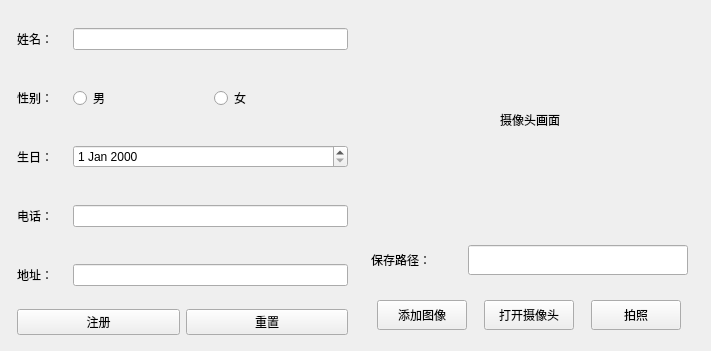
<?xml version="1.0" encoding="UTF-8"?>
<ui version="4.0">
 <class>registerWidget</class>
 <widget class="QWidget" name="registerWidget">
  <property name="geometry">
   <rect>
    <x>0</x>
    <y>0</y>
    <width>711</width>
    <height>351</height>
   </rect>
  </property>
  <property name="windowTitle">
   <string>Form</string>
  </property>
  <layout class="QHBoxLayout" name="horizontalLayout_9">
   <item>
    <layout class="QVBoxLayout" name="verticalLayout">
     <item>
      <layout class="QHBoxLayout" name="horizontalLayout">
       <property name="leftMargin">
        <number>6</number>
       </property>
       <property name="rightMargin">
        <number>6</number>
       </property>
       <item>
        <widget class="QLabel" name="label">
         <property name="minimumSize">
          <size>
           <width>50</width>
           <height>50</height>
          </size>
         </property>
         <property name="maximumSize">
          <size>
           <width>50</width>
           <height>50</height>
          </size>
         </property>
         <property name="text">
          <string>姓名：</string>
         </property>
        </widget>
       </item>
       <item>
        <widget class="QLineEdit" name="name_Edit"/>
       </item>
      </layout>
     </item>
     <item>
      <layout class="QHBoxLayout" name="horizontalLayout_4">
       <property name="leftMargin">
        <number>6</number>
       </property>
       <property name="rightMargin">
        <number>6</number>
       </property>
       <item>
        <widget class="QLabel" name="label_4">
         <property name="minimumSize">
          <size>
           <width>50</width>
           <height>50</height>
          </size>
         </property>
         <property name="maximumSize">
          <size>
           <width>50</width>
           <height>50</height>
          </size>
         </property>
         <property name="text">
          <string>性别：</string>
         </property>
        </widget>
       </item>
       <item>
        <widget class="QRadioButton" name="man_radio">
         <property name="text">
          <string>男</string>
         </property>
        </widget>
       </item>
       <item>
        <widget class="QRadioButton" name="womanradio">
         <property name="text">
          <string>女</string>
         </property>
        </widget>
       </item>
      </layout>
     </item>
     <item>
      <layout class="QHBoxLayout" name="horizontalLayout_5">
       <property name="leftMargin">
        <number>6</number>
       </property>
       <property name="rightMargin">
        <number>6</number>
       </property>
       <item>
        <widget class="QLabel" name="label_5">
         <property name="minimumSize">
          <size>
           <width>50</width>
           <height>50</height>
          </size>
         </property>
         <property name="maximumSize">
          <size>
           <width>50</width>
           <height>50</height>
          </size>
         </property>
         <property name="text">
          <string>生日：</string>
         </property>
        </widget>
       </item>
       <item>
        <widget class="QDateEdit" name="dateEdit"/>
       </item>
      </layout>
     </item>
     <item>
      <layout class="QHBoxLayout" name="horizontalLayout_3">
       <property name="leftMargin">
        <number>6</number>
       </property>
       <property name="rightMargin">
        <number>6</number>
       </property>
       <item>
        <widget class="QLabel" name="label_3">
         <property name="minimumSize">
          <size>
           <width>50</width>
           <height>50</height>
          </size>
         </property>
         <property name="maximumSize">
          <size>
           <width>50</width>
           <height>50</height>
          </size>
         </property>
         <property name="text">
          <string>电话：</string>
         </property>
        </widget>
       </item>
       <item>
        <widget class="QLineEdit" name="phone_Edit"/>
       </item>
      </layout>
     </item>
     <item>
      <layout class="QHBoxLayout" name="horizontalLayout_2">
       <property name="leftMargin">
        <number>6</number>
       </property>
       <property name="rightMargin">
        <number>6</number>
       </property>
       <item>
        <widget class="QLabel" name="label_2">
         <property name="minimumSize">
          <size>
           <width>50</width>
           <height>50</height>
          </size>
         </property>
         <property name="maximumSize">
          <size>
           <width>50</width>
           <height>50</height>
          </size>
         </property>
         <property name="text">
          <string>地址：</string>
         </property>
        </widget>
       </item>
       <item>
        <widget class="QLineEdit" name="address_Edit"/>
       </item>
      </layout>
     </item>
     <item>
      <layout class="QHBoxLayout" name="horizontalLayout_6">
       <property name="leftMargin">
        <number>6</number>
       </property>
       <property name="topMargin">
        <number>0</number>
       </property>
       <property name="rightMargin">
        <number>6</number>
       </property>
       <item>
        <widget class="QPushButton" name="Register_Button">
         <property name="text">
          <string>注册</string>
         </property>
        </widget>
       </item>
       <item>
        <widget class="QPushButton" name="clear_Button">
         <property name="text">
          <string>重置</string>
         </property>
        </widget>
       </item>
      </layout>
     </item>
    </layout>
   </item>
   <item>
    <layout class="QVBoxLayout" name="verticalLayout_2">
     <item>
      <widget class="QLabel" name="show_Img">
       <property name="minimumSize">
        <size>
         <width>340</width>
         <height>200</height>
        </size>
       </property>
       <property name="maximumSize">
        <size>
         <width>340</width>
         <height>200</height>
        </size>
       </property>
       <property name="text">
        <string>摄像头画面</string>
       </property>
       <property name="alignment">
        <set>Qt::AlignCenter</set>
       </property>
      </widget>
     </item>
     <item>
      <layout class="QHBoxLayout" name="horizontalLayout_7">
       <property name="sizeConstraint">
        <enum>QLayout::SetDefaultConstraint</enum>
       </property>
       <item>
        <widget class="QLabel" name="label_7">
         <property name="minimumSize">
          <size>
           <width>80</width>
           <height>50</height>
          </size>
         </property>
         <property name="maximumSize">
          <size>
           <width>50</width>
           <height>50</height>
          </size>
         </property>
         <property name="text">
          <string>保存路径：</string>
         </property>
        </widget>
       </item>
       <item>
        <widget class="QLineEdit" name="path_Edit">
         <property name="minimumSize">
          <size>
           <width>220</width>
           <height>30</height>
          </size>
         </property>
         <property name="maximumSize">
          <size>
           <width>220</width>
           <height>30</height>
          </size>
         </property>
        </widget>
       </item>
      </layout>
     </item>
     <item>
      <layout class="QHBoxLayout" name="horizontalLayout_8">
       <property name="spacing">
        <number>0</number>
       </property>
       <item>
        <widget class="QPushButton" name="add_Img">
         <property name="minimumSize">
          <size>
           <width>90</width>
           <height>30</height>
          </size>
         </property>
         <property name="maximumSize">
          <size>
           <width>90</width>
           <height>30</height>
          </size>
         </property>
         <property name="text">
          <string>添加图像</string>
         </property>
        </widget>
       </item>
       <item>
        <widget class="QPushButton" name="open_But">
         <property name="minimumSize">
          <size>
           <width>90</width>
           <height>30</height>
          </size>
         </property>
         <property name="maximumSize">
          <size>
           <width>90</width>
           <height>30</height>
          </size>
         </property>
         <property name="text">
          <string>打开摄像头</string>
         </property>
        </widget>
       </item>
       <item>
        <widget class="QPushButton" name="camera_But">
         <property name="minimumSize">
          <size>
           <width>90</width>
           <height>30</height>
          </size>
         </property>
         <property name="maximumSize">
          <size>
           <width>90</width>
           <height>30</height>
          </size>
         </property>
         <property name="text">
          <string>拍照</string>
         </property>
        </widget>
       </item>
      </layout>
     </item>
    </layout>
   </item>
  </layout>
 </widget>
 <resources/>
 <connections/>
</ui>
